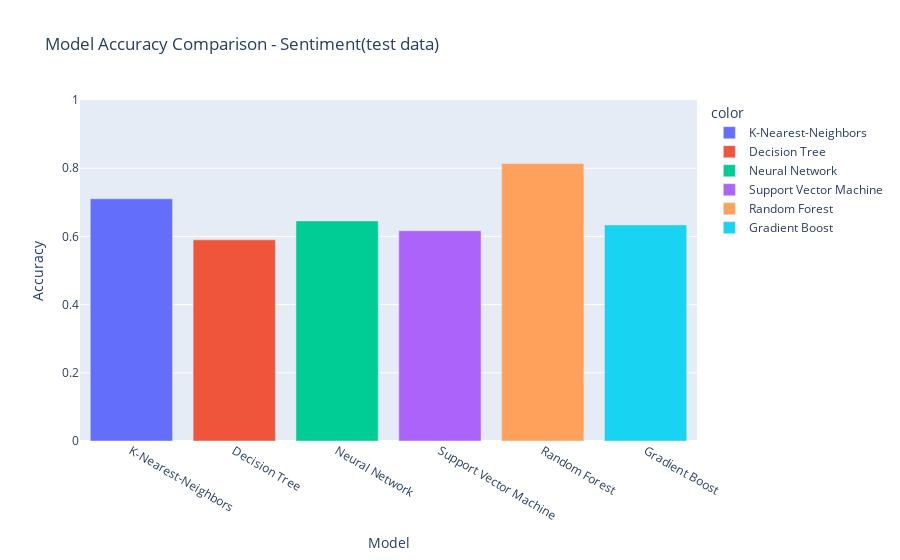

Here is the notebook cell this chart was saved with:
### Code cell
fig = px.bar(
    x=[ "K-Nearest-Neighbors", "Decision Tree", "Neural Network", "Support Vector Machine","Random Forest","Gradient Boost"], 
    y=[knn_acc, dec_acc, mlp_acc, svm_acc,rf_acc,grad_acc],
    range_y=[0,1],
    color=[ "K-Nearest-Neighbors", "Decision Tree", "Neural Network", "Support Vector Machine","Random Forest","Gradient Boost"],
    labels={'x': "Model", 'y': "Accuracy"}, 
    title="Model Accuracy Comparison"
)
fig.show()

### Figure 1 — Plotly figure (JSON) as saved in the notebook; plotly's stock layout.template omitted (floating-point values rounded to 4 significant figures)
{"data": [{"alignmentgroup": "True", "hovertemplate": "color=K-Nearest-Neighbors<br>Model=%{x}<br>Accuracy=%{y}<extra></extra>", "legendgroup": "K-Nearest-Neighbors", "marker": {"color": "#636efa"}, "name": "K-Nearest-Neighbors", "offsetgroup": "K-Nearest-Neighbors", "orientation": "v", "showlegend": true, "textposition": "auto", "type": "bar", "x": ["K-Nearest-Neighbors"], "xaxis": "x", "y": [0.7103], "yaxis": "y"}, {"alignmentgroup": "True", "hovertemplate": "color=Decision Tree<br>Model=%{x}<br>Accuracy=%{y}<extra></extra>", "legendgroup": "Decision Tree", "marker": {"color": "#EF553B"}, "name": "Decision Tree", "offsetgroup": "Decision Tree", "orientation": "v", "showlegend": true, "textposition": "auto", "type": "bar", "x": ["Decision Tree"], "xaxis": "x", "y": [0.5899], "yaxis": "y"}, {"alignmentgroup": "True", "hovertemplate": "color=Neural Network<br>Model=%{x}<br>Accuracy=%{y}<extra></extra>", "legendgroup": "Neural Network", "marker": {"color": "#00cc96"}, "name": "Neural Network", "offsetgroup": "Neural Network", "orientation": "v", "showlegend": true, "textposition": "auto", "type": "bar", "x": ["Neural Network"], "xaxis": "x", "y": [0.6454], "yaxis": "y"}, {"alignmentgroup": "True", "hovertemplate": "color=Support Vector Machine<br>Model=%{x}<br>Accuracy=%{y}<extra></extra>", "legendgroup": "Support Vector Machine", "marker": {"color": "#ab63fa"}, "name": "Support Vector Machine", "offsetgroup": "Support Vector Machine", "orientation": "v", "showlegend": true, "textposition": "auto", "type": "bar", "x": ["Support Vector Machine"], "xaxis": "x", "y": [0.6165], "yaxis": "y"}, {"alignmentgroup": "True", "hovertemplate": "color=Random Forest<br>Model=%{x}<br>Accuracy=%{y}<extra></extra>", "legendgroup": "Random Forest", "marker": {"color": "#FFA15A"}, "name": "Random Forest", "offsetgroup": "Random Forest", "orientation": "v", "showlegend": true, "textposition": "auto", "type": "bar", "x": ["Random Forest"], "xaxis": "x", "y": [0.8136], "yaxis": "y"}, {"alignmentgroup": "True", "hovertemplate": "color=Gradient Boost<br>Model=%{x}<br>Accuracy=%{y}<extra></extra>", "legendgroup": "Gradient Boost", "marker": {"color": "#19d3f3"}, "name": "Gradient Boost", "offsetgroup": "Gradient Boost", "orientation": "v", "showlegend": true, "textposition": "auto", "type": "bar", "x": ["Gradient Boost"], "xaxis": "x", "y": [0.6337], "yaxis": "y"}], "layout": {"barmode": "relative", "legend": {"title": {"text": "color"}, "tracegroupgap": 0}, "title": {"text": "Model Accuracy Comparison - Sentiment(test data)"}, "xaxis": {"anchor": "y", "domain": [0, 1], "title": {"text": "Model"}}, "yaxis": {"anchor": "x", "domain": [0, 1], "range": [0, 1], "title": {"text": "Accuracy"}}}}
